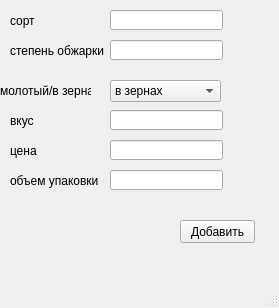
<?xml version="1.0" encoding="UTF-8"?>
<ui version="4.0">
 <class>MainWindow</class>
 <widget class="QMainWindow" name="MainWindow">
  <property name="geometry">
   <rect>
    <x>0</x>
    <y>0</y>
    <width>279</width>
    <height>308</height>
   </rect>
  </property>
  <property name="windowTitle">
   <string>MainWindow</string>
  </property>
  <widget class="QWidget" name="centralwidget">
   <widget class="QLabel" name="lb4">
    <property name="geometry">
     <rect>
      <x>10</x>
      <y>110</y>
      <width>61</width>
      <height>21</height>
     </rect>
    </property>
    <property name="text">
     <string>вкус</string>
    </property>
   </widget>
   <widget class="QComboBox" name="comBox">
    <property name="enabled">
     <bool>true</bool>
    </property>
    <property name="geometry">
     <rect>
      <x>110</x>
      <y>80</y>
      <width>111</width>
      <height>22</height>
     </rect>
    </property>
    <property name="editable">
     <bool>false</bool>
    </property>
    <item>
     <property name="text">
      <string>в зернах</string>
     </property>
    </item>
    <item>
     <property name="text">
      <string>молотый</string>
     </property>
    </item>
   </widget>
   <widget class="QLineEdit" name="lE4">
    <property name="geometry">
     <rect>
      <x>110</x>
      <y>110</y>
      <width>113</width>
      <height>20</height>
     </rect>
    </property>
   </widget>
   <widget class="QLabel" name="lb7">
    <property name="geometry">
     <rect>
      <x>10</x>
      <y>220</y>
      <width>161</width>
      <height>21</height>
     </rect>
    </property>
    <property name="text">
     <string/>
    </property>
   </widget>
   <widget class="QLabel" name="lb3">
    <property name="geometry">
     <rect>
      <x>0</x>
      <y>80</y>
      <width>91</width>
      <height>21</height>
     </rect>
    </property>
    <property name="text">
     <string>молотый/в зернах</string>
    </property>
   </widget>
   <widget class="QLabel" name="lb1">
    <property name="geometry">
     <rect>
      <x>10</x>
      <y>10</y>
      <width>61</width>
      <height>21</height>
     </rect>
    </property>
    <property name="text">
     <string>сорт</string>
    </property>
   </widget>
   <widget class="QLineEdit" name="lE2">
    <property name="geometry">
     <rect>
      <x>110</x>
      <y>40</y>
      <width>113</width>
      <height>20</height>
     </rect>
    </property>
   </widget>
   <widget class="QLineEdit" name="lE1">
    <property name="geometry">
     <rect>
      <x>110</x>
      <y>10</y>
      <width>113</width>
      <height>20</height>
     </rect>
    </property>
   </widget>
   <widget class="QLabel" name="lb2">
    <property name="geometry">
     <rect>
      <x>10</x>
      <y>40</y>
      <width>101</width>
      <height>21</height>
     </rect>
    </property>
    <property name="text">
     <string>степень обжарки</string>
    </property>
   </widget>
   <widget class="QPushButton" name="pbt">
    <property name="geometry">
     <rect>
      <x>180</x>
      <y>220</y>
      <width>75</width>
      <height>23</height>
     </rect>
    </property>
    <property name="text">
     <string>Добавить</string>
    </property>
   </widget>
   <widget class="QLabel" name="lb5">
    <property name="geometry">
     <rect>
      <x>10</x>
      <y>140</y>
      <width>61</width>
      <height>21</height>
     </rect>
    </property>
    <property name="text">
     <string>цена</string>
    </property>
   </widget>
   <widget class="QLineEdit" name="lE5">
    <property name="geometry">
     <rect>
      <x>110</x>
      <y>140</y>
      <width>113</width>
      <height>20</height>
     </rect>
    </property>
   </widget>
   <widget class="QLabel" name="lb6">
    <property name="geometry">
     <rect>
      <x>10</x>
      <y>170</y>
      <width>91</width>
      <height>21</height>
     </rect>
    </property>
    <property name="text">
     <string>объем упаковки</string>
    </property>
   </widget>
   <widget class="QLineEdit" name="lE6">
    <property name="geometry">
     <rect>
      <x>110</x>
      <y>170</y>
      <width>113</width>
      <height>20</height>
     </rect>
    </property>
   </widget>
  </widget>
  <widget class="QMenuBar" name="menubar">
   <property name="geometry">
    <rect>
     <x>0</x>
     <y>0</y>
     <width>279</width>
     <height>21</height>
    </rect>
   </property>
  </widget>
  <widget class="QStatusBar" name="statusbar"/>
 </widget>
 <resources/>
 <connections/>
</ui>
